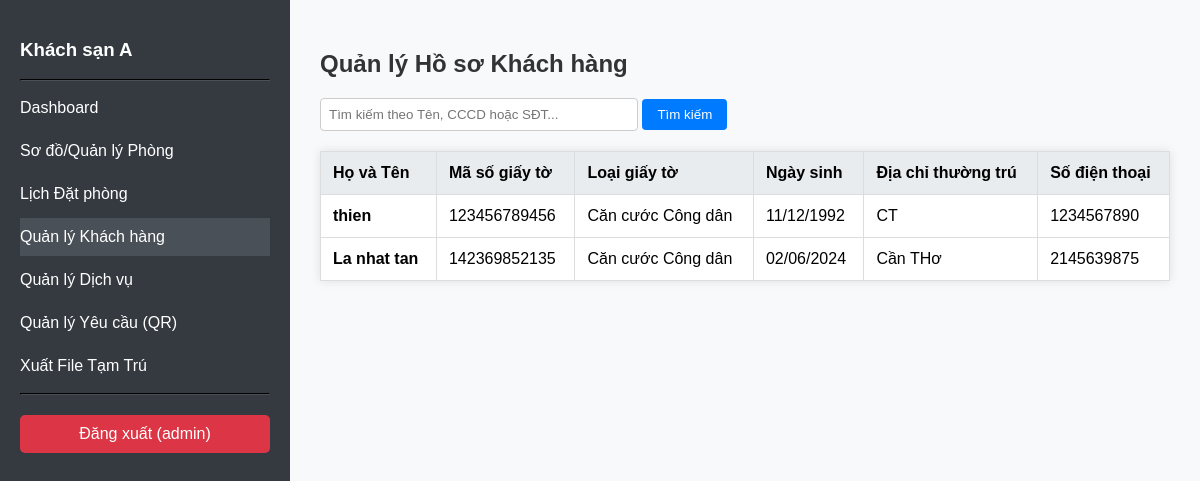
Before: /guests/ (signed in) with the older database file.
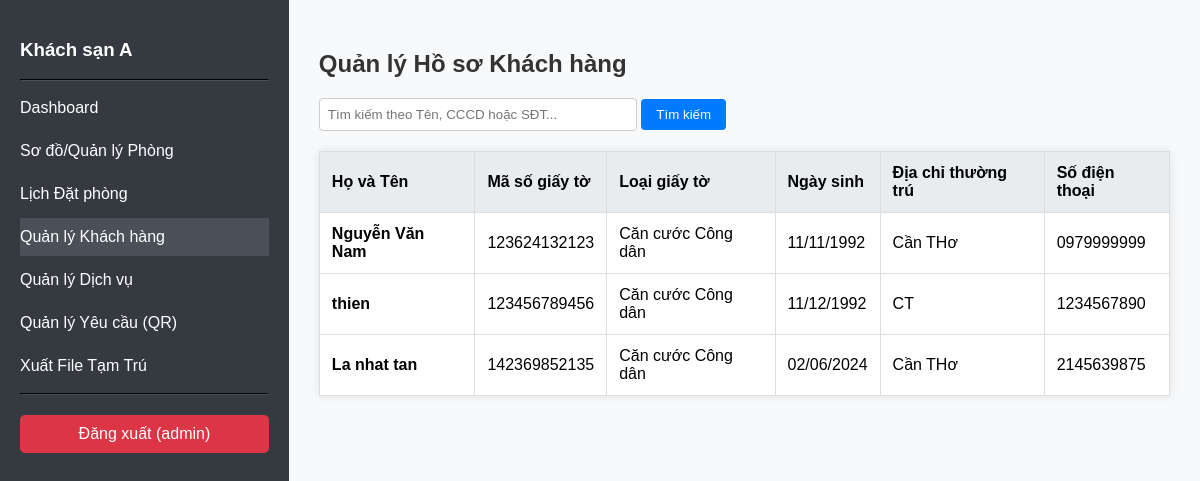
After: the same page with the newer database file.
### pms/models.py (models this page shows, shortened)
class Guest(models.Model):
    full_name = models.CharField(max_length=255, verbose_name="Họ và Tên")
    dob = models.DateField(null=True, blank=True, verbose_name="Ngày sinh") # Bắt buộc cho Đăng ký tạm trú
    ID_TYPE_CHOICES = [
        ('CCCD', 'Căn cước Công dân'),
        ('CMND', 'Chứng minh Nhân dân'),
        ('PP', 'Hộ chiếu (Passport)'),
        ('OTHER', 'Khác')
    ]
    id_type = models.CharField(max_length=10, choices=ID_TYPE_CHOICES, default='CCCD', verbose_name="Loại giấy tờ")
    id_number = models.CharField(max_length=50, unique=True, verbose_name="Mã số giấy tờ") # Mã số giấy tờ (Key cho OCR)
    address = models.CharField(max_length=500, verbose_name="Địa chỉ thường trú")
    phone = models.CharField(max_length=20, null=True, blank=True, verbose_name="Số điện thoại")
    created_at = models.DateTimeField(auto_now_add=True)
    class Meta:
        verbose_name = "3. Khách hàng"
        verbose_name_plural = "3. Quản lý Khách hàng"

### pms/views.py (the view)
# urls.py: path('guests/', views.manage_guests, name='manage-guests'),
@login_required
def manage_guests(request):
    search_query = request.GET.get('q', '')
    if search_query:
        guests = Guest.objects.filter(
            Q(full_name__icontains=search_query) |
            Q(id_number__icontains=search_query) |
            Q(phone__icontains=search_query)
        ).order_by('-created_at')
    else:
        guests = Guest.objects.all().order_by('-created_at')
    context = {
        'page_title': 'Quản lý Hồ sơ Khách hàng',
        'guests': guests,
        'search_query': search_query
    }
    return render(request, 'pms/manage_guests.html', context)

### pms/templates/pms/manage_guests.html (shortened to what this page needs)
<!DOCTYPE html>
<html lang="vi">
  <head>
  </head>
  <body>
    <div class="sidebar">
        <h3>Khách sạn A</h3>
        <hr style="border-color: #495057;">
        <a href="{% url 'dashboard' %}">Dashboard</a>
        <a href="{% url 'manage-rooms' %}">Sơ đồ/Quản lý Phòng</a>
        <a href="{% url 'reservation-calendar' %}">Lịch Đặt phòng</a>
        <a href="{% url 'manage-guests' %}" style="background-color: #495057;">Quản lý Khách hàng</a>
        <a href="{% url 'manage-service-inventory' %}">Quản lý Dịch vụ</a>
        <a href="{% url 'manage-requests' %}">Quản lý Yêu cầu (QR)</a>
        <a href="{% url 'export-registry' %}">Xuất File Tạm Trú</a>
        <hr style="border-color: #495057;">
        <a href="{% url 'logout' %}" class="logout-link">Đăng xuất ({{ user.username }})</a>
    </div>
    <div class="content">
      <h2>{{ page_title }}</h2>
      <div class="search-bar">
        <form method="GET">
          <input type="text" name="q" placeholder="Tìm kiếm theo Tên, CCCD hoặc SĐT..." value="{{ search_query|default:'' }}">
          <button type="submit">Tìm kiếm</button>
        </form>
      </div>
      <table>
        <thead>
          <tr>
            <th>Họ và Tên</th>
            <th>Mã số giấy tờ</th>
            <th>Loại giấy tờ</th>
            <th>Ngày sinh</th>
            <th>Địa chỉ thường trú</th>
            <th>Số điện thoại</th>
          </tr>
        </thead>
        <tbody>
          {% for guest in guests %}
          <tr>
            <td><strong>{{ guest.full_name }}</strong></td>
            <td>{{ guest.id_number }}</td>
            <td>{{ guest.get_id_type_display }}</td>
            <td>{{ guest.dob|date:"d/m/Y"|default:"---" }}</td>
            <td>{{ guest.address }}</td>
            <td>{{ guest.phone|default:"---" }}</td>
          </tr>
          {% empty %}
          <tr>
            <td colspan="6">Không tìm thấy khách hàng nào.</td>
          </tr>
          {% endfor %}
        </tbody>
      </table>
    </div>
  </body>
</html>

Changed rows visible on the page:
added Guest: full_name "Nguyễn Văn Nam", id_number "123624132123", id_type "Căn cước Công dân", dob "11/11/1992", address "Cần THơ", phone "0979999999"
